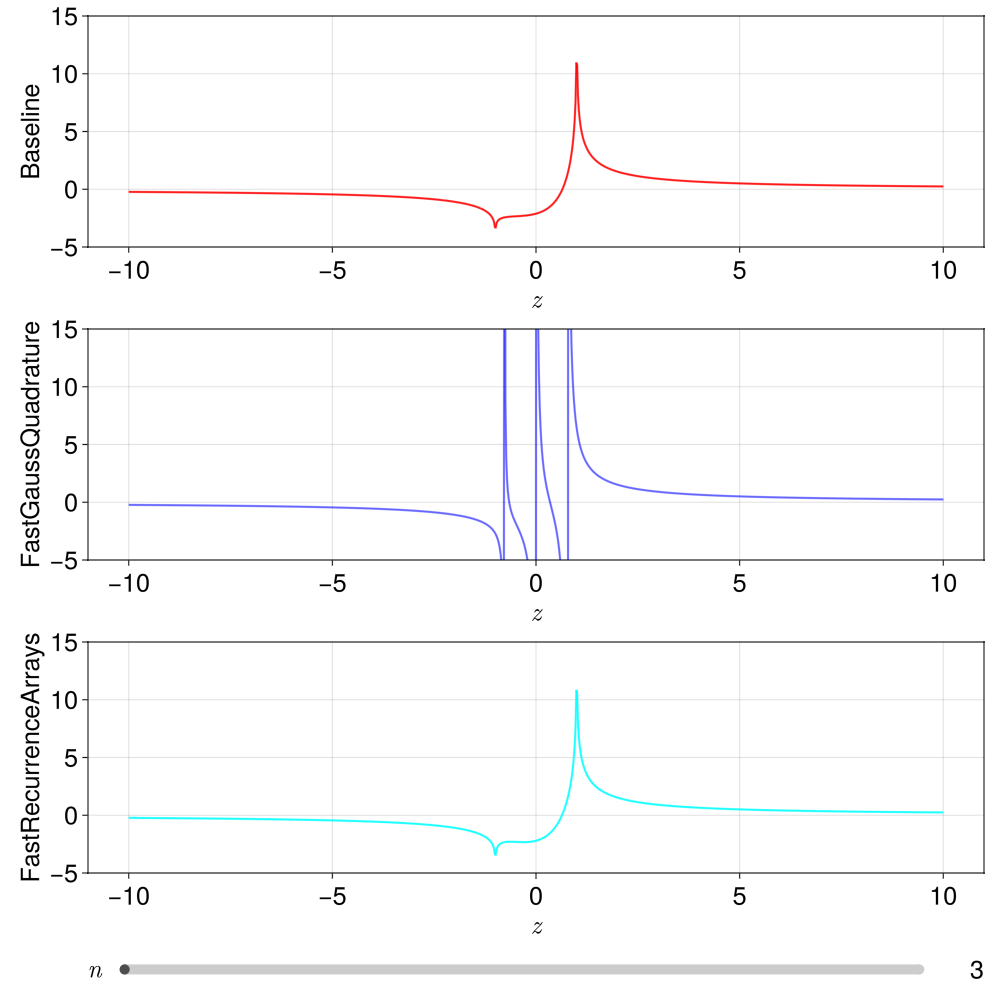

Recreate this plot in Julia.
using FastRecurrenceArrays, RecurrenceRelationshipArrays, SingularIntegrals, 
    ClassicalOrthogonalPolynomials, LinearAlgebra, GLMakie, FastGaussQuadrature;

x = range(ComplexF32(-10.0), ComplexF32(10.0), 1000);

f_g(x, z) = exp(x)/(z-x);

P = Legendre(); rec_P = ClassicalOrthogonalPolynomials.recurrencecoefficients(P); f_N = expand(P, exp);

function stieltjestransform(n)
    fixed = Vector{Float32}(undef, length(x));
    ff = Float32.(collect(f_N.args[2][1:n]));

    fixed .= real(FixedStieltjes(n, x, ff));
    return fixed;
end;

function gaussquadrature(n)
    gauss = Vector{Float32}(undef, length(x));
    x_g, w_g = gausslegendre(n);

    gauss .= [real(dot(w_g, f_g.(x_g, x₀))) for x₀ in x];
    return gauss;
end;

baseline = [Float32.(real.((inv.(x₀ .- axes(P, 1)')) * f_N)) for x₀ in x];

fig = Figure(size = (1000, 1000));

sg = SliderGrid(
    fig[4, 1],
    (
        label=L"n",
        range=3:150,
        startvalue=3,
        color_active=:grey30,
        color_active_dimmed=:grey60,
        color_inactive=:grey80,
    ),
);

n = sg.sliders[1].value;

lt = @lift stieltjestransform($n);
g = @lift gaussquadrature($n);

ax1 = Axis(fig[1, 1], xlabel=L"z", ylabel="Baseline", limits = (nothing, (-5, 15)));
ax2 = Axis(fig[2, 1], xlabel=L"z", ylabel="FastGaussQuadrature", limits = (nothing, (-5, 15)));
ax3 = Axis(fig[3, 1], xlabel=L"z", ylabel="FastRecurrenceArrays", limits = (nothing, (-5, 15)));

lines!(ax1, real(x), baseline, color=(:red, 0.9), linewidth=2);
lines!(ax2, real(x), g, color=(:blue, 0.6), linewidth=2);
lines!(ax3, real(x), lt, color=(:cyan, 0.9), linewidth=2);

fig

save("blowup-stieltjes.png", fig);